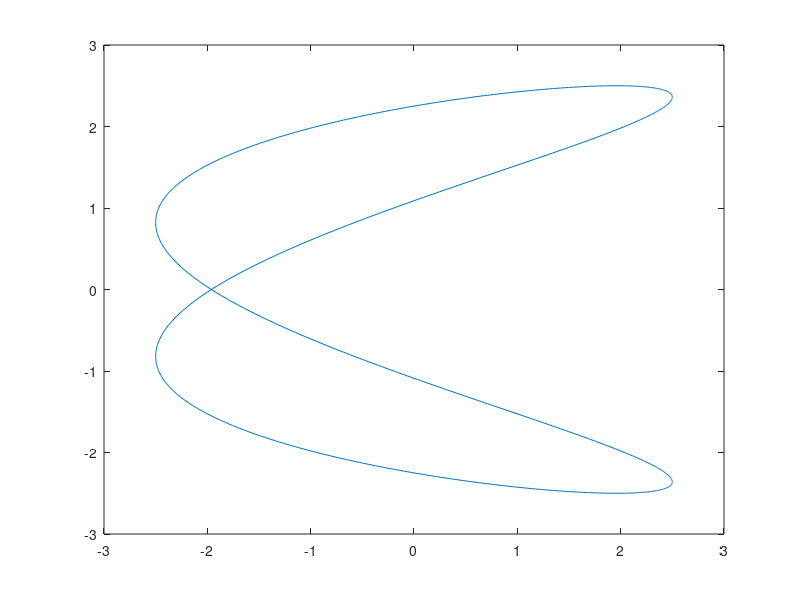
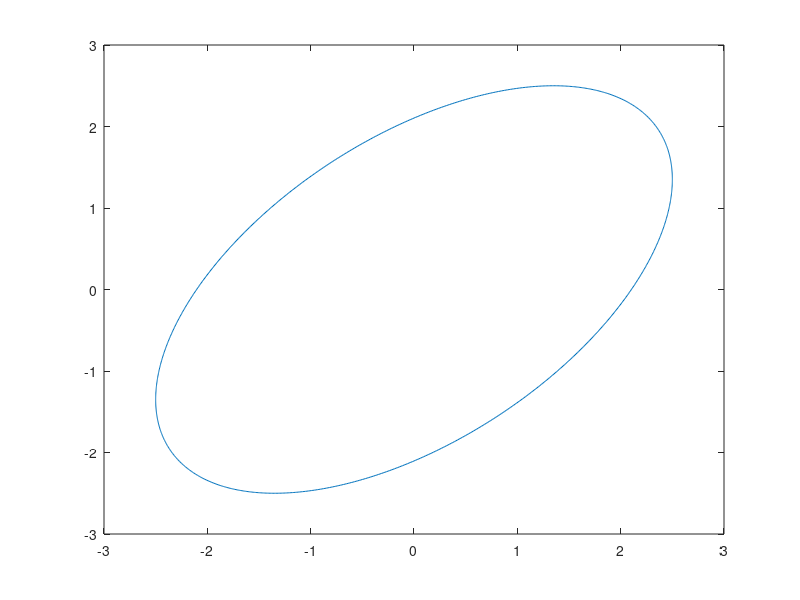
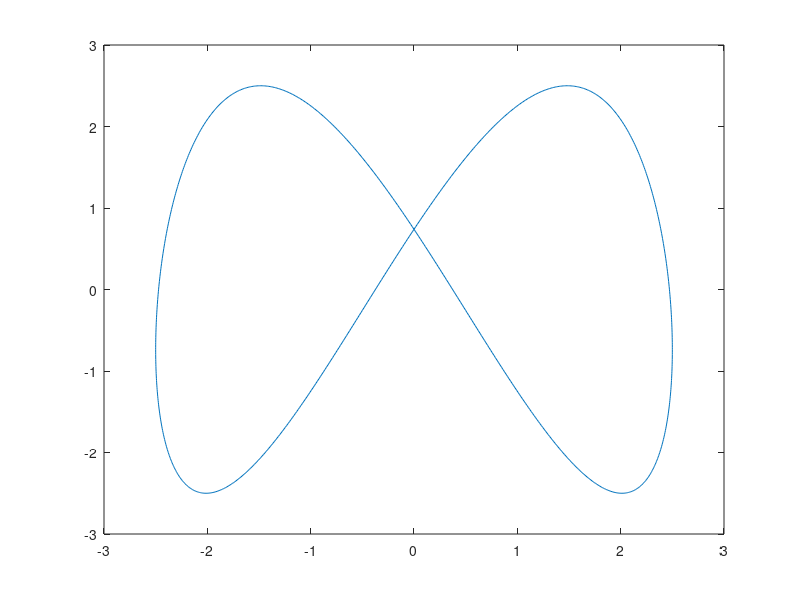
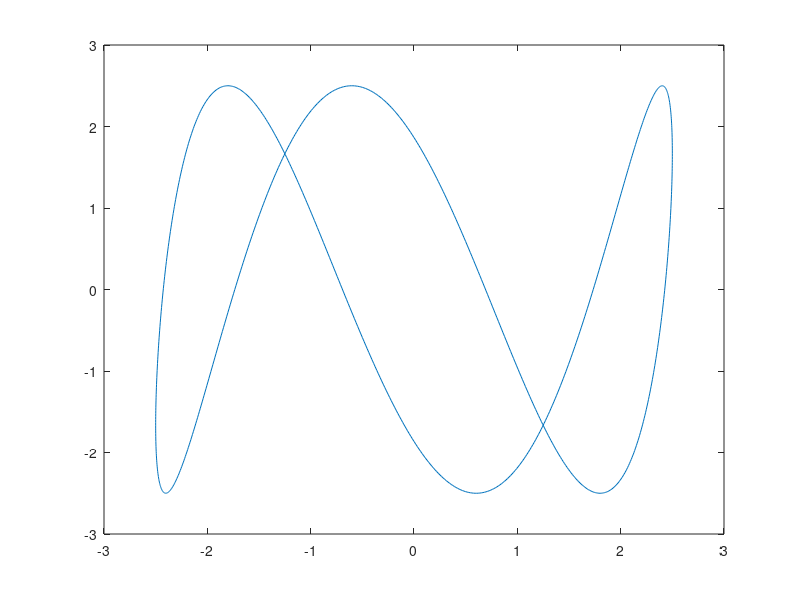

The MATLAB script that drew these images, in order:
N=1000; % Number of points
t=1/N*2*pi*(0:N)*2;
us=2.5; % U_S

yfreq=0.5;
xfreq=1;
t=1/N*2*pi*(0:N)*2;
y=us*sin(yfreq*t+1.12);
x=us*sin(xfreq*t);
figure
plot(x, y);

yfreq=1;
xfreq=1;
t=1/N*2*pi*(0:N);
y=us*sin(yfreq*t+1);
x=us*sin(xfreq*t);
figure
plot(x, y);

yfreq=2;
xfreq=1;
t=1/N*2*pi*(0:N);
y=us*sin(yfreq*t+0.3);
x=us*sin(xfreq*t);
figure
plot(x, y);

yfreq=3;
xfreq=1;
t=1/N*2*pi*(0:N);
y=us*sin(yfreq*t+2.3);
x=us*sin(xfreq*t);
figure
plot(x, y);